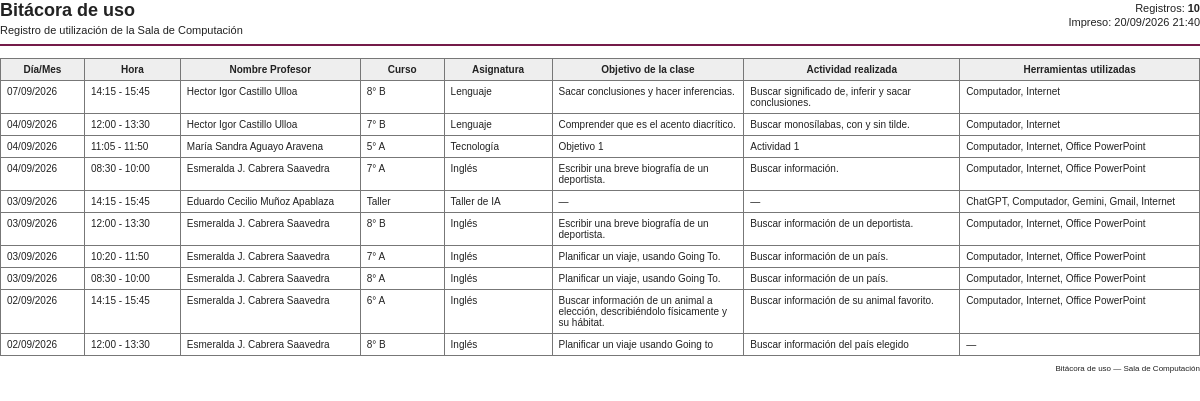
The page /modules/bitacoras/imprimir.php (signed in) on the database as committed earlier.
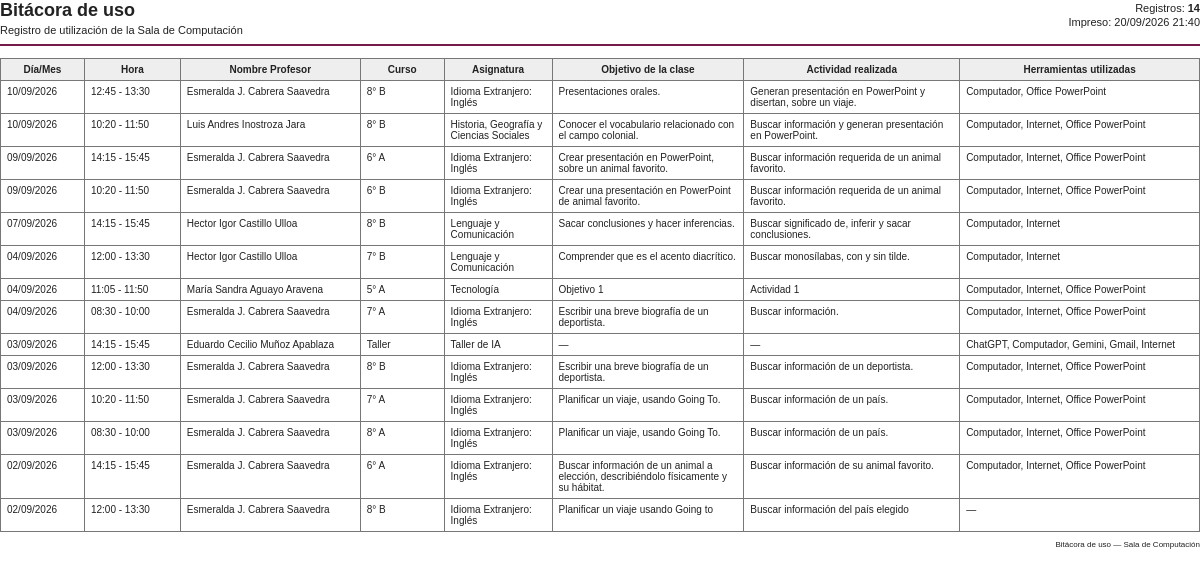
The same page on the database as committed later.
### tables this page shows
CREATE TABLE `bitacoras` (
  `id` int(11) NOT NULL,
  `reserva_id` int(11) DEFAULT NULL,
  `objetivo_clase` varchar(150) DEFAULT NULL,
  `actividad` varchar(150) DEFAULT NULL,
  `horario_fijo_ocurrencia_id` int(11) DEFAULT NULL,
  `observaciones` text DEFAULT NULL
);

CREATE TABLE `cursos` (
  `id` int(11) NOT NULL,
  `nombre_curso` varchar(10) NOT NULL DEFAULT '',
  `modalidad` enum('asignatura','taller') DEFAULT 'asignatura'
);

CREATE TABLE `asignaturas` (
  `id` int(11) NOT NULL,
  `asignatura_nombre` varchar(50) NOT NULL,
  `modalidad` enum('asignatura','taller') DEFAULT 'asignatura',
  `activo` tinyint(1) DEFAULT NULL
);

### modules/bitacoras/imprimir.php (the view, shortened to what the changed rows need)
<?php
require_once '../../config/database.php';
function formatearFechaImpresion(string $fecha): string
{
    $fechaObj = DateTime::createFromFormat(
        'Y-m-d',
        $fecha
    );
    return $fechaObj->format('d/m/Y');
}
function obtenerHorarioImpresion(
    string $fecha,
    string $horaInicio,
    string $horaTermino,
    string $tipo
): string {
    $inicio = new DateTime(
        $fecha . ' ' . $horaInicio
    );
    $termino = new DateTime(
        $fecha . ' ' . $horaTermino
    );
    $duracion =
        $termino->getTimestamp()
        -
        $inicio->getTimestamp();
    $media = clone $inicio;
    $media->modify(
        '+' . ($duracion / 2) . ' seconds'
    );
    switch ($tipo) {
        case 'sub2':
            return
                $media->format('H:i')
                . ' - '
                . $termino->format('H:i');
        case 'completo':
        default:
            return
                $inicio->format('H:i')
                . ' - '
                . $termino->format('H:i');
    }
}
$registros = [];
$resultado =
    $conexion->query($sql);
if ($resultado) {
    while (
        $fila =
        $resultado->fetch_assoc()
    ) {
        $registros[] =
            $fila;
    }
}
$totalRegistros =
    count($registros);
?>
<!DOCTYPE html>
<html lang="es">
<head>
</head>
<body>
    <div class="encabezado">
        <div>
            <h1>
                Bitácora de uso
            </h1>
        </div>
        <div class="informacion-impresion">
            <p>
                Registros:
                <strong>
                    <?= $totalRegistros ?>
                </strong>
            </p>
        </div>
    </div>
    <?php if (empty($registros)): ?>
        <p>
            No existen registros en la bitácora.
        </p>
    <?php else: ?>
        <table>
            <thead>
                <tr>
                    <th>
                        Día/Mes
                    </th>
                    <th>
                        Hora
                    </th>
                    <th>
                        Nombre Profesor
                    </th>
                    <th>
                        Curso
                    </th>
                    <th>
                        Asignatura
                    </th>
                    <th>
                        Objetivo de la clase
                    </th>
                    <th>
                        Actividad realizada
                    </th>
                    <th>
                        Herramientas utilizadas
                    </th>
                </tr>
            </thead>
            <tbody>
                <?php foreach (
                    $registros
                    as $registro
                ): ?>
                    <?php
                    $fecha =
                        formatearFechaImpresion(
                            $registro['fecha'] ?? ''
                        );
                    $hora =
                        obtenerHorarioImpresion(
                            $registro['fecha'] ?? '',
                            $registro['hora_inicio'] ?? '',
                            $registro['hora_termino'] ?? '',
                            $registro['tipo_uso'] ?? 'completo'
                        );
                    $objetivo =
                        trim(
                            $registro['objetivo_clase'] ?? ''
                        );
                    $actividad =
                        trim(
                            $registro['actividad'] ?? ''
                        );
                    $recursos =
                        trim(
                            $registro['nombres_recursos'] ?? ''
                        );
                    ?>
                    <tr>
                        <td>
                            <?= htmlspecialchars(
                                $fecha
                            ) ?>
                        </td>
                        <td>
                            <?= htmlspecialchars(
                                $hora
                            ) ?>
                        </td>
                        <td>
                            <?= htmlspecialchars(
                                $registro['docente'] ?? '—'
                            ) ?>
                        </td>
                        <td>
                            <?= htmlspecialchars(
                                $registro['curso'] ?? '—'
                            ) ?>
                        </td>
                        <td>
                            <?= htmlspecialchars(
                                $registro['asignatura'] ?? '—'
                            ) ?>
                        </td>
                        <td>
                            <?= htmlspecialchars(
                                $objetivo !== ''
                                    ? $objetivo
                                    : '—'
                            ) ?>
                        </td>
                        <td>
                            <?= htmlspecialchars(
                                $actividad !== ''
                                    ? $actividad
                                    : '—'
                            ) ?>
                        </td>
                        <td>
                            <?= htmlspecialchars(
                                $recursos !== ''
                                    ? $recursos
                                    : '—'
                            ) ?>
                        </td>
                    </tr>
                <?php endforeach; ?>
            </tbody>
        </table>
    <?php endif; ?>
</body>
</html>

Rows that differ between the two databases and show on the page:
added bitacoras: fecha "10/09/2026", hora "12:45 - 13:30", docente "Esmeralda J. Cabrera Saavedra", cursos.nombre_curso "8° B", asignaturas.asignatura_nombre "Idioma Extranjero: Inglés", objetivo "Presentaciones orales.", actividad "Generan presentación en PowerPoint y disertan, sobre un viaje.", recursos "Computador, Office PowerPoint"
added bitacoras: fecha "10/09/2026", hora "10:20 - 11:50", docente "Luis Andres Inostroza Jara", cursos.nombre_curso "8° B", asignaturas.asignatura_nombre "Historia, Geografía y Ciencias Sociales", objetivo "Conocer el vocabulario relacionado con el campo colonial.", actividad "Buscar información y generan presentación en PowerPoint.", recursos "Computador, Internet, Office PowerPoint"
added bitacoras: fecha "09/09/2026", hora "14:15 - 15:45", docente "Esmeralda J. Cabrera Saavedra", cursos.nombre_curso "6° A", asignaturas.asignatura_nombre "Idioma Extranjero: Inglés", objetivo "Crear presentación en PowerPoint, sobre un animal favorito.", actividad "Buscar información requerida de un animal favorito.", recursos "Computador, Internet, Office PowerPoint"
added bitacoras: fecha "09/09/2026", hora "10:20 - 11:50", docente "Esmeralda J. Cabrera Saavedra", cursos.nombre_curso "6° B", asignaturas.asignatura_nombre "Idioma Extranjero: Inglés", objetivo "Crear una presentación en PowerPoint de animal favorito.", actividad "Buscar información requerida de un animal favorito.", recursos "Computador, Internet, Office PowerPoint"
changed through a linked row, bitacoras (number 5 of 14 on the later page): asignaturas.asignatura_nombre "Lenguaje" → "Lenguaje y Comunicación"
changed through a linked row, bitacoras (number 6 of 14 on the later page): asignaturas.asignatura_nombre "Lenguaje" → "Lenguaje y Comunicación"
changed through a linked row, bitacoras (number 8 of 14 on the later page): asignaturas.asignatura_nombre "Inglés" → "Idioma Extranjero: Inglés"
changed through a linked row, bitacoras (number 10 of 14 on the later page): asignaturas.asignatura_nombre "Inglés" → "Idioma Extranjero: Inglés"
changed through a linked row, bitacoras (number 11 of 14 on the later page): asignaturas.asignatura_nombre "Inglés" → "Idioma Extranjero: Inglés"
changed through a linked row, bitacoras (number 12 of 14 on the later page): asignaturas.asignatura_nombre "Inglés" → "Idioma Extranjero: Inglés"
changed through a linked row, bitacoras (number 13 of 14 on the later page): asignaturas.asignatura_nombre "Inglés" → "Idioma Extranjero: Inglés"
changed through a linked row, bitacoras (number 14 of 14 on the later page): asignaturas.asignatura_nombre "Inglés" → "Idioma Extranjero: Inglés"
Other text that changed with them:
$totalRegistros: "10" → "14"
